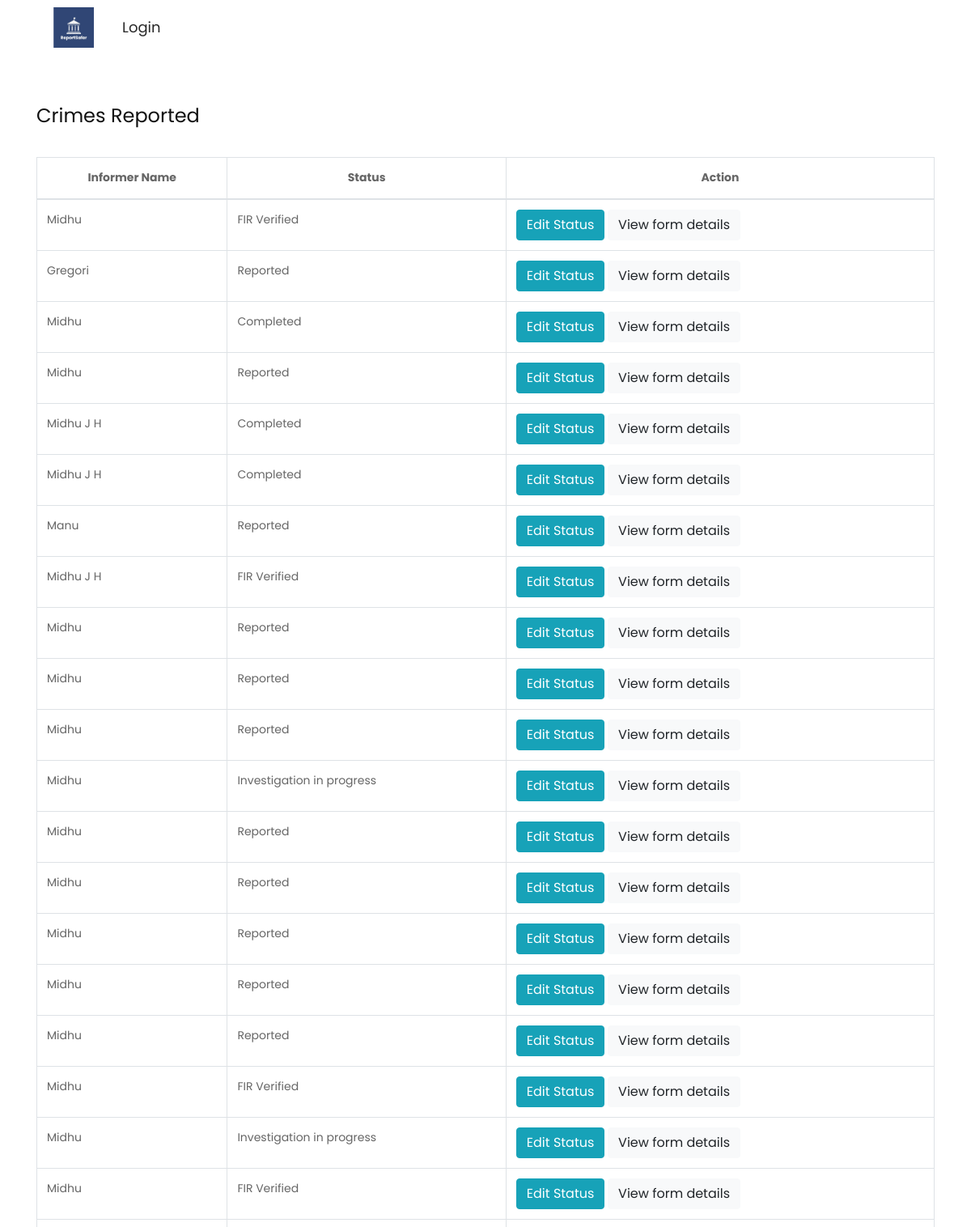
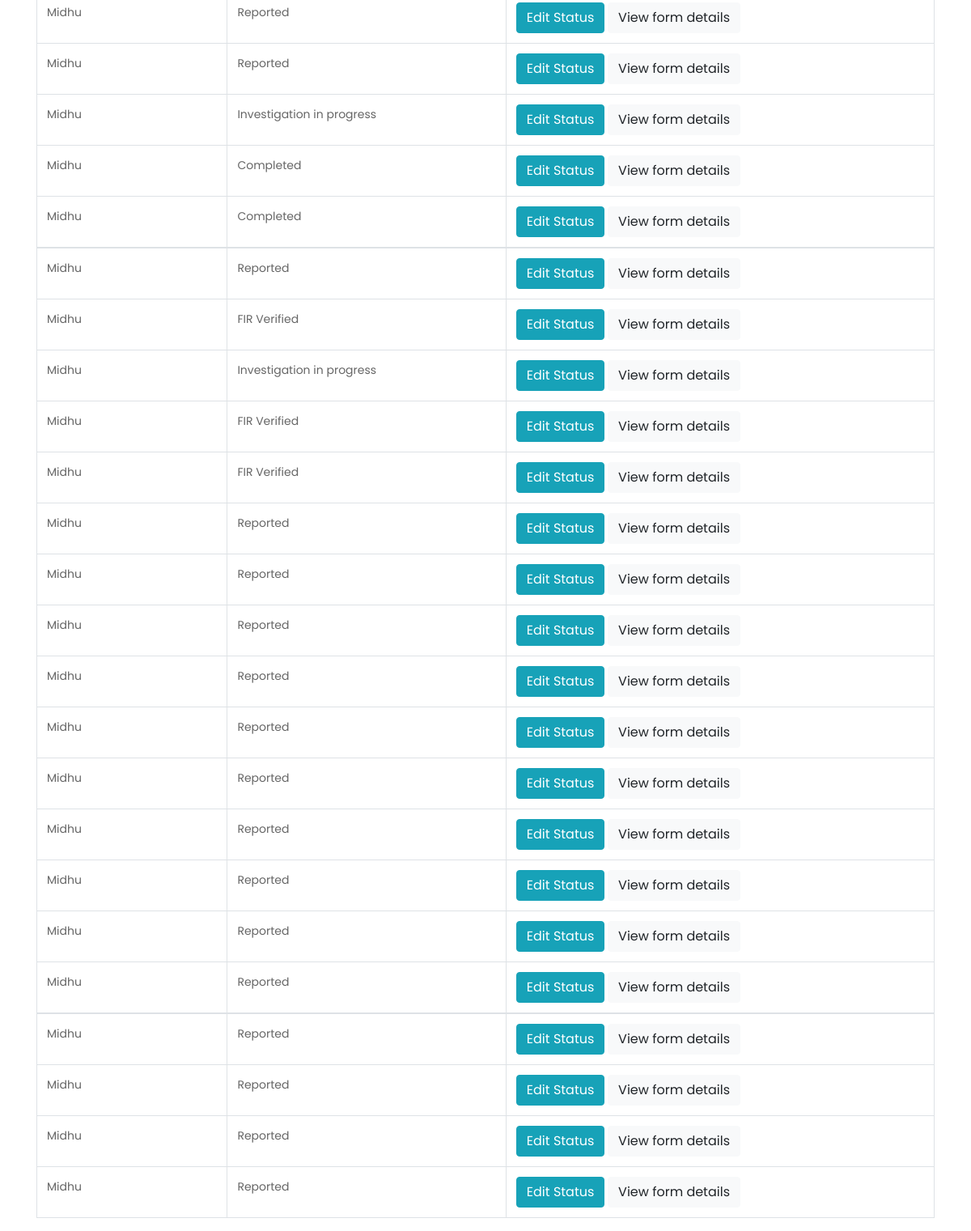
/law_update_status/, run on an earlier commit of the app's database (2 pictures, top to bottom).
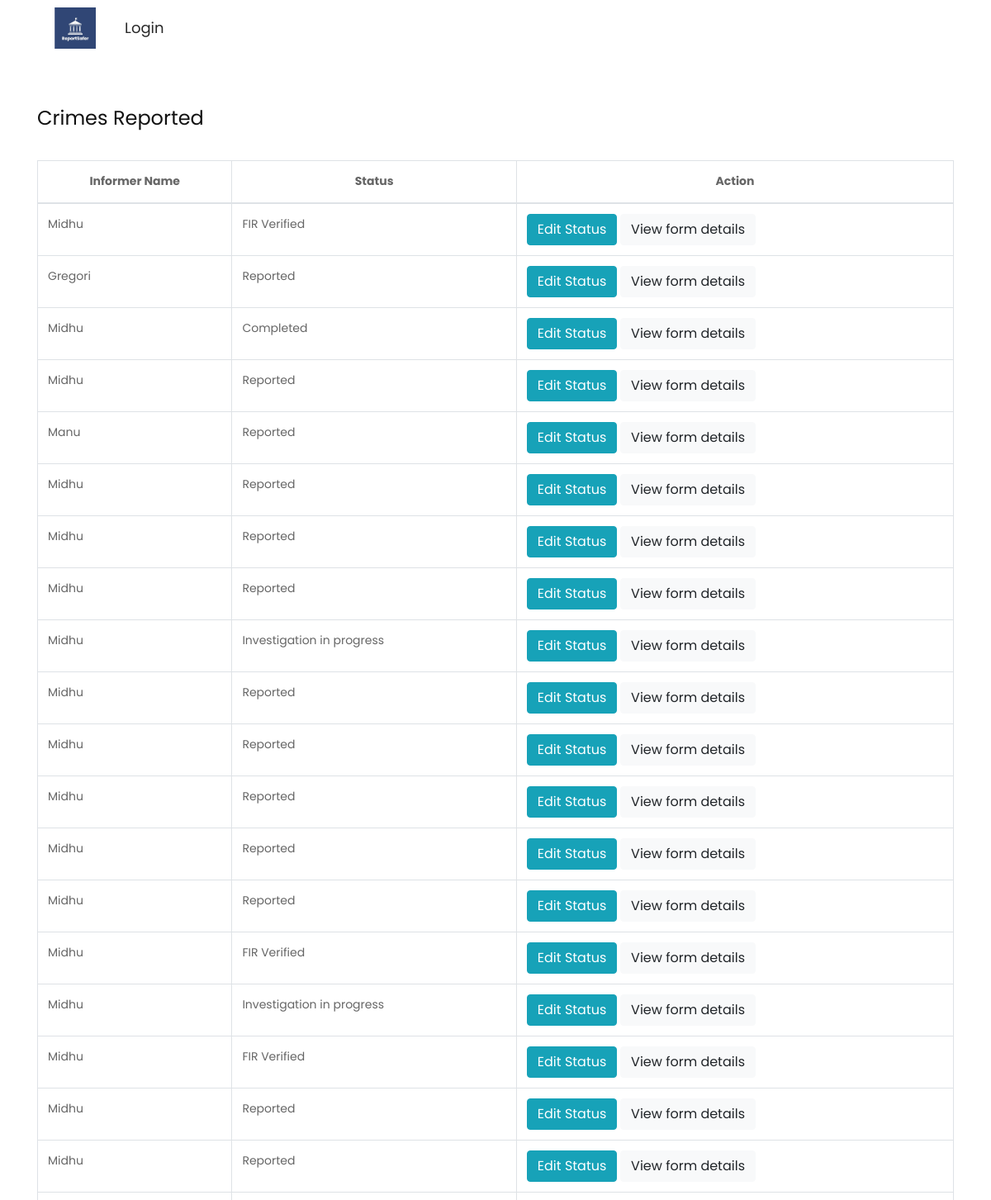
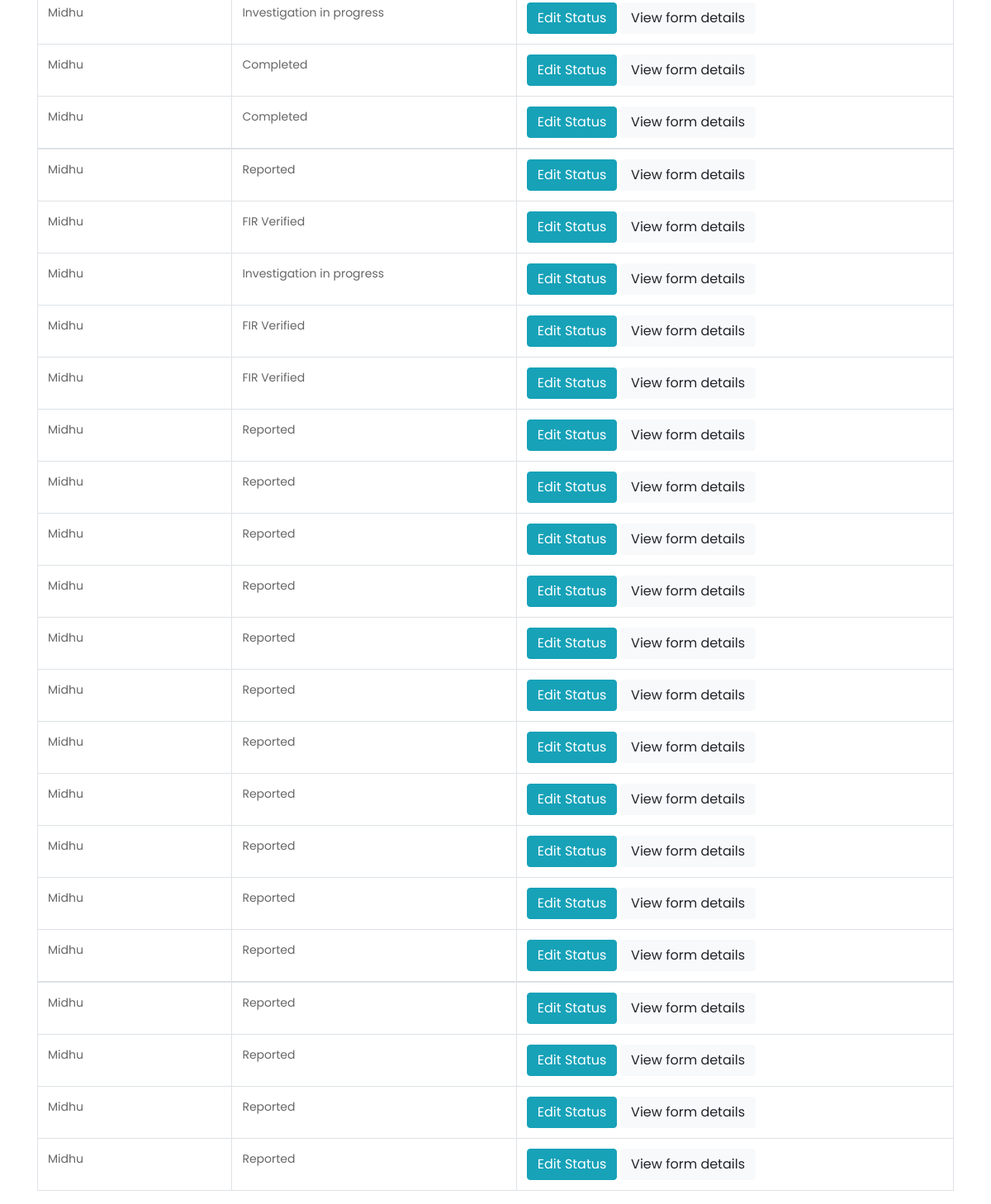
And on a later commit of the database (2 pictures, top to bottom).
### crimeapp/models.py (models this page shows, shortened)
class CrimeReport(models.Model):
    reporter_name = models.CharField(max_length=100)
    reporter_location = models.CharField(max_length=100)
    spec_location = models.ForeignKey(SpecLoc, on_delete=models.SET_NULL, null=True, blank=True)
    off_type = models.CharField(max_length=100,null=True,blank=True)
    datetime = models.DateTimeField(null=True,blank=True)
    aadhaarno=models.CharField(max_length=12, default='')
    description = models.TextField()
    victimDescription = models.TextField(null=True,blank=True)
    witnessInformation = models.TextField(null=True,blank=True)
    offenderDescription = models.TextField(null=True,blank=True)
    delay = models.TextField(null=True,blank=True)
    list_user=models.ForeignKey(CustomUser,on_delete=models.CASCADE,null=True,blank=True)
    STATUS_CHOICES = (
        ('Reported', 'Reported'),
        ('Preliminary Investigation', 'Preliminary Investigation'),
        ('Inquiry and Investigation', 'Inquiry and Investigation'),
        ('Arrest and Detention', 'Arrest and Detention'),
        ('Case Closed', 'Case Closed'),
    )
    status = models.CharField(max_length=100, choices=STATUS_CHOICES, default='Reported',null=True,blank=True)

class DocReport(models.Model):
    i_name = models.CharField(max_length=100)
    ano=models.CharField(max_length=12, default='')
    email = models.EmailField(null=True,blank=True)
    descri = models.TextField(null=True,blank=True)
    victimDescri = models.TextField(null=True,blank=True)
    witnessInfo = models.TextField(null=True,blank=True)
    delay_report = models.TextField(null=True,blank=True)
    evidence_image = models.FileField(upload_to='evidence_images/',null=True,blank=True)
    list_user=models.ForeignKey(CustomUser,on_delete=models.CASCADE,null=True,blank=True)
    THREAT_CHOICES = [
        ('Yes', 'Yes'),
        ('No', 'No'),
    ]
    threat = models.CharField(
        blank=True,
        max_length=3,
        choices=THREAT_CHOICES,
        default='No',  # You can set the default value to 'No' if desired
        verbose_name='Any kind of Threat or Violence faced'
    )
    STATUS_CHOICES = (
        ('Reported', 'Reported'),
        ('Preliminary Investigation', 'Preliminary Investigation'),
        ('Inquiry and Investigation', 'Inquiry and Investigation'),
        ('Arrest and Detention', 'Arrest and Detention'),
        ('Case Closed', 'Case Closed'),
    )
    status = models.CharField(max_length=100, choices=STATUS_CHOICES, default='Reported',null=True,blank=True)

class PublicReport(models.Model):
    info_name = models.CharField(max_length=100)
    mail = models.EmailField(null=True,blank=True)
    reporter_location = models.CharField(max_length=100)
    spec_location = models.ForeignKey(SpecLoc, on_delete=models.SET_NULL, null=True, blank=True)
    offen_type = models.CharField(max_length=100,null=True,blank=True)
    datetime = models.DateTimeField(null=True,blank=True)
    aadhno=models.CharField(max_length=12, default='')
    description = models.TextField()
    victimDescription = models.TextField(null=True,blank=True)
    witnessInformation = models.TextField(null=True,blank=True)
    offenderDescription = models.TextField(null=True,blank=True)
    delay = models.TextField(null=True,blank=True)
    list_user=models.ForeignKey(CustomUser,on_delete=models.CASCADE,null=True,blank=True)
    STATUS_CHOICES = (
        ('Reported', 'Reported'),
        ('Preliminary Investigation', 'Preliminary Investigation'),
        ('Inquiry and Investigation', 'Inquiry and Investigation'),
        ('Arrest and Detention', 'Arrest and Detention'),
        ('Case Closed', 'Case Closed'),
    )
    status = models.CharField(max_length=100, choices=STATUS_CHOICES, default='Reported')

### crimeapp/views.py (the view)
# urls.py: path('law_update_status/', views.law_update_status, name='law_update_status'),
def law_update_status(request):
    crime_reports = CrimeReport.objects.all()
    doc_reports = DocReport.objects.all()
    public_reports = PublicReport.objects.all()
    data1 = CrimeReport.objects.all()
    data2 = DocReport.objects.all()
    data3 = PublicReport.objects.all()
    return render(request,'law_update_status.html', {
            'crime_reports': crime_reports,
            'doc_reports': doc_reports,
            'public_reports': public_reports,
            'data_from_model1': data1,
            'data_from_model2': data2,
            'data_from_model3': data3,
        })

### templates/law_update_status.html (shortened to what the changed rows need)
{% load static %}
<!DOCTYPE html>
<html lang="en">
   <head>
      <link rel="stylesheet" type="text/css" href="{% static 'css/bootstrap.min.css' %}">
      <link rel="stylesheet" type="text/css" href="{% static 'css/style.css' %}">
      <link rel="stylesheet" href="{% static 'css/responsive.css' %}">
      <link rel="stylesheet" href="{% static 'css/jquery.mCustomScrollbar.min.css' %}">
      <link rel="stylesheet" href="https://netdna.bootstrapcdn.com/font-awesome/4.0.3/css/font-awesome.css">
      <link href="https://cdnjs.cloudflare.com/ajax/libs/owl-carousel/1.3.3/owl.carousel.css" rel="stylesheet" />
    </head>
   <body style='font-family:Poppins,sans-serif;'>
<br><br><br><br>
    <div class="container">
        <h1 class="mt-4 mb-4">Crimes Reported</h1>
        <table class="table table-bordered">
            <thead>
                <tr>
                    <th>Informer Name</th>
                    <th>Status</th>
                    <th>Action</th>
                </tr>
            </thead>
            <tbody>
                {% for report in crime_reports %}
                <tr>
                    <td>{{ report.reporter_name }}</td>
                    <td>{{ report.status }}</td>
                    <td>
                        <button class="btn btn-info edit-button" data-toggle="modal" data-target="#editModal{{ report.id }}" data-doc-id="{{ report.id }}">Edit Status</button>
                        <a href="{% url 'view_crime' report.id %}"><button class="btn btn-light edit-button" >View form details</button></a><input type="hidden" name="doc_id" id="docId{{ report.id }}" value="{{ report.id }}">
                    </td>
                </tr>
                {% endfor %}
            <tbody>
                {% for report in doc_reports %}
                <tr>
                    <td>{{ report.i_name }}</td>
                    <td>{{ report.status }}</td>
                    <td>
                        <button class="btn btn-info edit-button" data-toggle="modal" data-target="#editModal{{ report.id }}">Edit Status</button>
                        <a href="{% url 'view_doc' report.id %}"><button class="btn btn-light edit-button" >View form details</button></a><input type="hidden" id="currentStatus{{ report.id }}" value="{{ report.status }}">
                    </td>
                </tr>
                {% endfor %}
            </tbody>
            <tbody>
                {% for report in public_reports %}
                <tr>
                    <td>{{ report.info_name }}</td>
                    <td>{{ report.status }}</td>
                    <td>
                        <button class="btn btn-info edit-button" data-toggle="modal" data-target="#editModalP{{ report.id }}">Edit Status</button>
                        <a href="{% url 'view_public' report.id %}"><button class="btn btn-light edit-button">View form details</button></a>
                    </td>
                </tr>
                {% endfor %}
            </tbody>
        </table>
    </div>
</body>
</html>

What changed in the data, as far as the page shows it:
removed CrimeReport: reporter_name "Midhu J H", status "Completed"
removed CrimeReport: reporter_name "Midhu J H", status "Completed"
removed CrimeReport: reporter_name "Midhu J H", status "FIR Verified"
added DocReport: i_name "Midhu", status "Reported"
